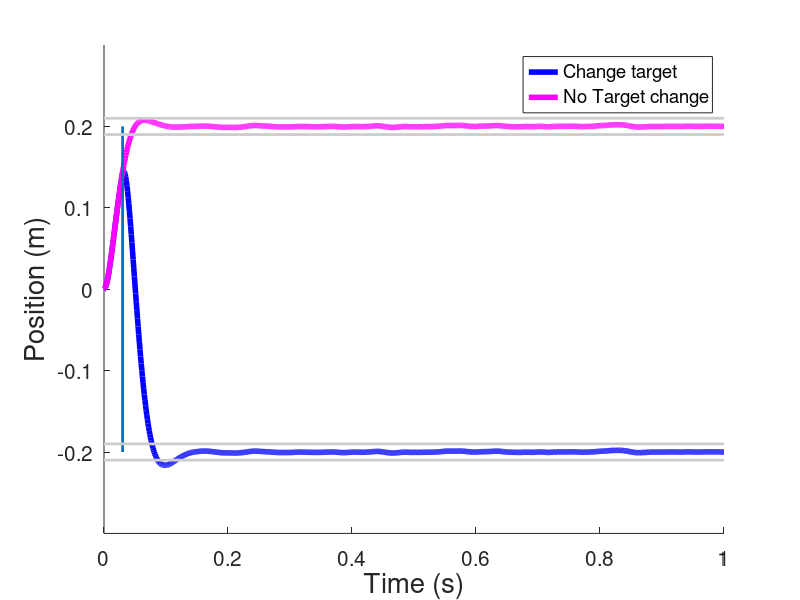
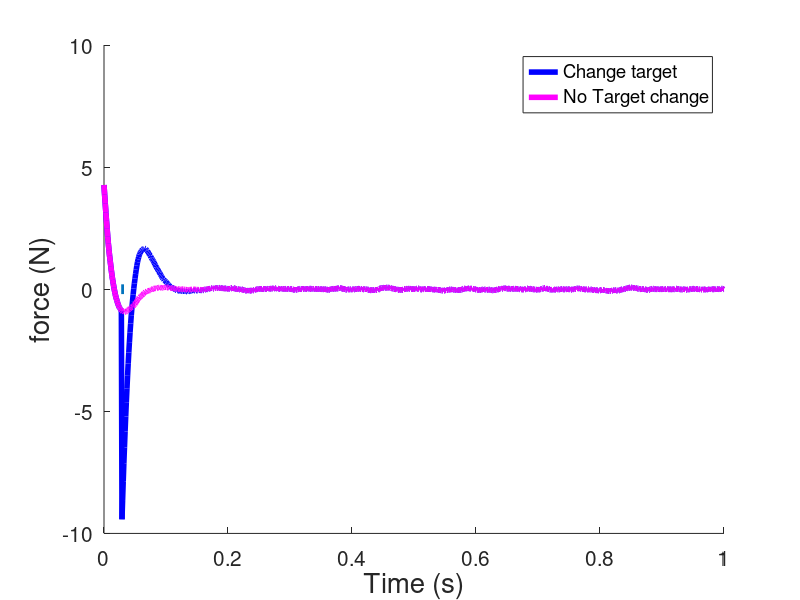

Recreate these plots in MATLAB, in order.
%%% Linear Quadratic Gaussian Filtering: Motion control with perfect sensory feedback %%%
clear; clc;

% time
dt = 0.001;
m = 0.005;
t = 0:dt:1;
T = size(t,2);
% System matrix
A = [1 dt;
    0  1];
B = [dt^2/2/m dt/m]';

R = 0.001;
Q = [0.5, 0;
     0, 0];

% Observation matrix
C = [1 0];

% target
yr = 0.05*ones(T,1);
tgtSize = 0.01;

% Generate  noise signals
Sigma_eta = 0.01;
Sigma_w = 10^-8;

eta = sqrt(Sigma_eta)*randn(size(Sigma_eta,1),T);
w = sqrt(Sigma_w)*randn(size(Sigma_w,1),T);

% initial conditon and the two targets
z = zeros(2,T);
z_b = zeros(2,T);
zinit = [0   0]; z(:,1) = zinit;
target = [0.2 0]';
newtarget = [-0.2 0]';
u = zeros(1,T);
u_b = zeros(1,T);

% define the time when the target change
TargetMove = 30;

fl = -10; fu = 10; %limits of force graph
yl = -0.3; yu = 0.3;% limits of position graph

for i = 1:T
    zr = target;
    yb(:,i) = C*z_b(:,i);
    L_b = dlqr(A,B,Q,R); % input your control law here
    u_b(:,i) = -L_b*(z_b(:,i)-zr);
    z_b(:,i+1) = A*z_b(:,i) + B*(u_b(:,i)+eta(i));
end

for i = 1:T
    if i>=TargetMove
        zr = newtarget;
    else
        zr = target;
    end
    y(:,i) = C*z(:,i);
    L = dlqr(A,B,Q,R); % input your control law here;
    u(:,i) = -L*(z(:,i)-zr);
    z(:,i+1) = A*z(:,i) + B*(u(:,i)+eta(i));
end

% plot the position
f1=figure(1);clf(1);set(gcf,'color','white'); set(gca,'fontsize',15);
hold all;

plot(t,y,'b-','linewidth',4);
plot(t,yb,'m-','linewidth',4);
h = line(repmat(TargetMove*dt,2,1),[-zr(1,ones(1,size(TargetMove,2)));zr(1,ones(1,size(TargetMove,2)))],'linewidth',2);
line([min(t),max(t)], [target(1)-tgtSize, target(1)-tgtSize],'linewidth',2,'Color',[.8 .8 .8]);
line([min(t),max(t)], [target(1)+tgtSize, target(1)+tgtSize],'linewidth',2,'Color',[.8 .8 .8]);
line([min(t),max(t)], [newtarget(1)-tgtSize, newtarget(1)-tgtSize],'linewidth',2,'Color',[.8 .8 .8]);
line([min(t),max(t)], [newtarget(1)+tgtSize, newtarget(1)+tgtSize],'linewidth',2,'Color',[.8 .8 .8]);

legend('Change target','No Target change');
xlabel('Time (s)','fontsize',20);
ylabel('Position (m)','fontsize',20);
ylim([yl yu]);

% plot the force profiles
f2 = figure(2);clf(2);set(gcf,'color','white'); set(gca,'fontsize',15);
hold all;

plot(t,u,'b-','linewidth',4);
plot(t,u_b,'m-','linewidth',4);

h = line(repmat(TargetMove*dt,2,1),[-zr(1,ones(1,size(TargetMove,2)));zr(1,ones(1,size(TargetMove,2)))],'linewidth',2);

legend('Change target','No Target change');
xlabel('Time (s)','fontsize',20);
ylabel('force (N)','fontsize',20);
ylim([fl fu]);